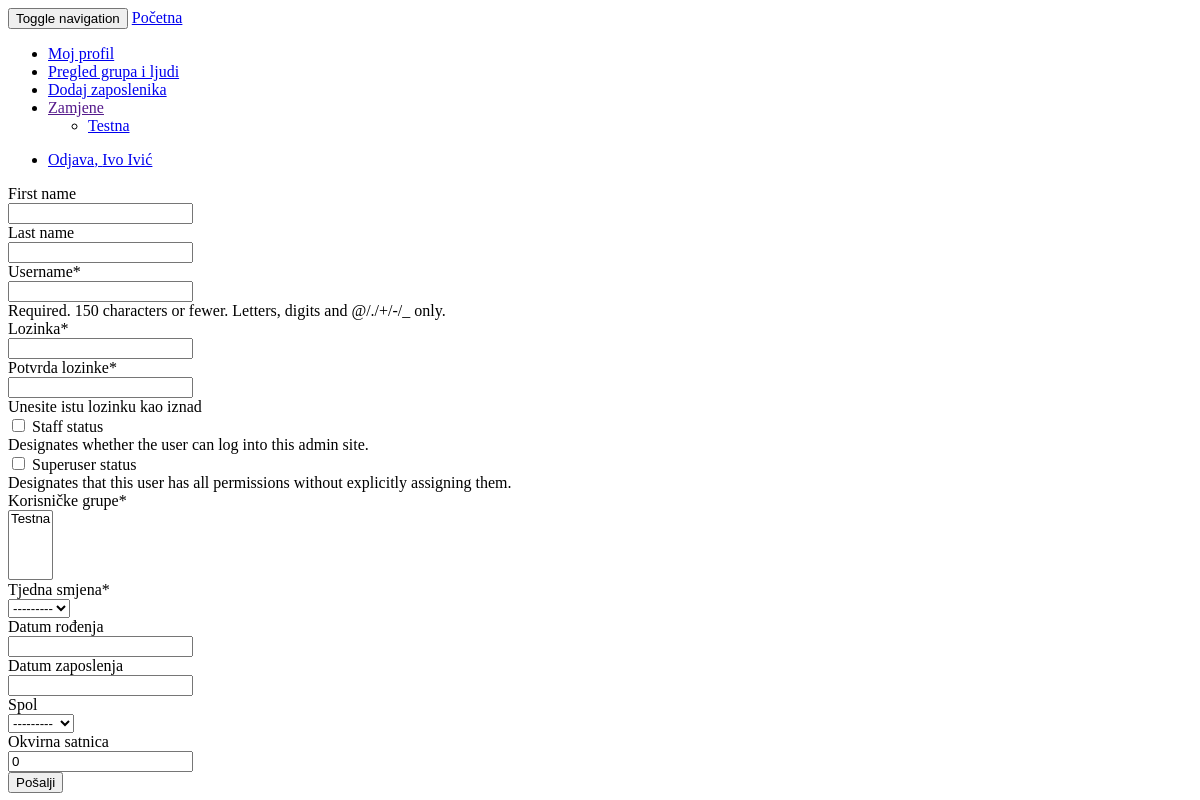
The app's page /schedule/add_user/ (signed in), older data.
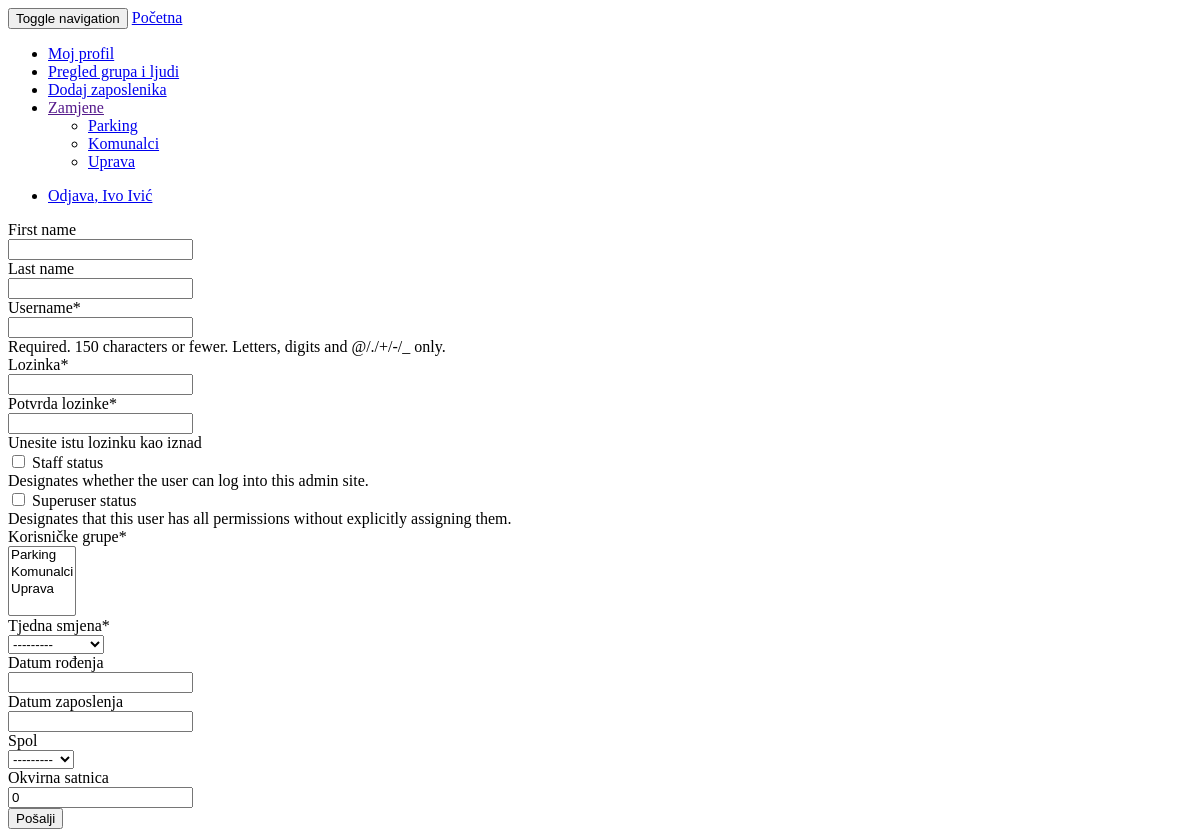
The same page, newer data.
### schedule/models.py (models this page shows, shortened)
class Group(models.Model):
    group_name = models.CharField(max_length=30)
    supervisor = models.ForeignKey(User, related_name='+',)
    def __init__(self, *args, **kwargs):
        super(Group, self).__init__(*args, **kwargs)
        if hasattr(self, 'supervisor'):
            self.old_supervisor = self.supervisor
    def __unicode__(self):
        return self.group_name

### schedule/views.py (the view)
@login_required
def add_user(request):
    if not request.user.is_staff or not request.user.is_superuser:
        HttpResponseForbidden('<h1>Permission denied</h1>')
    if request.method == 'POST':
        user_form = UserForm(
            request.POST, is_superuser=request.user.is_superuser)
        profile_form = UserProfileForm(request.POST)
        if user_form.is_valid() and profile_form.is_valid():
            user_data = user_form.cleaned_data
            profile_data = profile_form.cleaned_data
            u = User.objects.create_user(
                username=user_data['username'],
                first_name=user_data['first_name'],
                last_name=user_data['last_name'],
                password=user_data['password1']
            )
            u.is_staff = user_data['is_staff']
            u.is_superuser = user_data['is_superuser']
            u.save()
            up = User_profile.objects.get(user=u)
            field_attributes = [
                "user_groups", "user_shift", "date_of_birth",
                "date_of_employment", "gender", "default_wage"
            ]
            for field in field_attributes:
                setattr(up, field, profile_data[field])
            up.save()
            messages.success(request, _(
                'Your profile was successfully created!'))
            return HttpResponseRedirect(reverse('index'))
        else:
            messages.error(request, _('Please correct the error below.'))
    else:
        user_form = UserForm(is_superuser=request.user.is_superuser)
        profile_form = UserProfileForm()
    groups = request.user.user_profile.user_groups.all()
    profile_form.fields["user_groups"].queryset = groups
    profile_form.fields["user_shift"].queryset = Week_shift.objects.filter(
        week_group__in=groups)
    return render(request, "schedule/add_edit_user.html", {
        "user": request.user.user_profile,
        "user_form": user_form,
        "profile_form": profile_form
    })

### schedule/forms.py
class UserProfileForm(forms.ModelForm):
    def __init__(self, *args, **kwargs):
        super(UserProfileForm, self).__init__(*args, **kwargs)
        self.helper = FormHelper(self)
        self.helper.form_tag = False
        self.helper.form_class = 'form-horizontal'
        self.helper.label_class = 'col-sm-2'
        self.helper.field_class = 'col-sm-4'
        self.helper.render_unmentioned_fields = False
        self.helper.layout = Layout(
            Div(
                'user_groups',
                'user_shift',
                'date_of_birth',
                'date_of_employment',
                'gender',
                'default_wage',
                css_class='well the-fieldset row'
            ),
        )
    class Meta:
        model = User_profile
        fields = ('user_groups', 'user_shift', 'date_of_birth',
                  'date_of_employment', 'gender', 'default_wage')

### schedule/models.py (called while the page is built)
    def __unicode__(self):
        return self.name

    def has_pending_requests(self):
        self.get_pending_groups()
        return self.pending_requests

### schedule/templates/schedule/add_edit_user.html (shortened to what this page needs)
{% extends "schedule/base.html" %}
{% load i18n crispy_forms_tags sekizai_tags %}
{% block "content" %}
  <form class="uniForm" method="post">
    {% crispy user_form %}
    {% crispy profile_form %}
    <button class="btn btn-primary" type="submit">{% trans "Send" %}</button>
  </form>
{% endblock "content" %}

### schedule/templates/schedule/base.html (shortened to what this page needs)
{% load sekizai_tags assets i18n %}
<!DOCTYPE html>
<head>
    {% assets "schedule_css" %}
        {% addtoblock "css" %}
            <link media="screen" rel="stylesheet" type="text/css" href="{{ ASSET_URL }}">
        {% endaddtoblock %}
    {% endassets %}
<nav class="navbar navbar-default">
  <div class="container-fluid">
    <div class="navbar-header">
      <button type="button" class="navbar-toggle collapsed" data-toggle="collapse" data-target="#bs-example-navbar-collapse-1">
        <span class="sr-only">Toggle navigation</span>
      </button>
      <a class="navbar-brand" href="{% url 'index' %}">{% trans "Home" %}</a>
    </div>
    <div class="collapse navbar-collapse" id="bs-example-navbar-collapse-1">
      <ul class="nav navbar-nav">
{% block "navigation" %}
      <li>
        <a href="{% url 'employee_view' employee_id=user.pk %}">{% trans "My profile" %}</a>
      </li>
      {% if request.user.is_active and request.user.is_staff %}
        <li><a href="{% url 'groups_and_people_view' %}">{% trans "Overview of groups and people" %}</a></li>
        <li><a href="{% url 'add_user_view' %}">{% trans "Add employee" %}</a></li>
      {% endif %}
      <li class="dropdown">
        <a class="dropdown-toggle" data-toggle="dropdown" href="">{% trans "Swaps" %}
        {% if user.has_pending_requests %}<span class="notification-sign"></span>{% endif %}</a>
        <ul class="dropdown-menu">
          {% for group, notification in user.get_pending_groups %}
            <li><a href="{% url 'swaps_view' group_id=group.pk %}">{{ group }}
            {% if notification != 0 %}<span class="notification-number">{{ notification }}</span>{% endif %}</a></li>
          {% endfor %}
        </ul>
      </li>
{% endblock "navigation" %}
      </ul>
    <ul class="nav navbar-nav navbar-right">
      <li><a href="{% url 'logout' %}">{% trans "Logout" %}, {{ user.user.get_full_name }}</a></li>
    </ul>
    </div>
  </div>
</nav>
</head>
<body>
<div class="container">
  {% block "content" %}{% endblock "content" %}
</div>
</body>
</html>

Row changes from the older to the newer data that the page shows:
removed Group: group_name "Testna"
now on this page (row unchanged): Group: group_name "Parking"
now on this page (row unchanged): Group: group_name "Komunalci"
added Group: group_name "Uprava"
Text that changed along with them:
form field user_groups: "Testna" → "Parking / Komunalci / Uprava"
